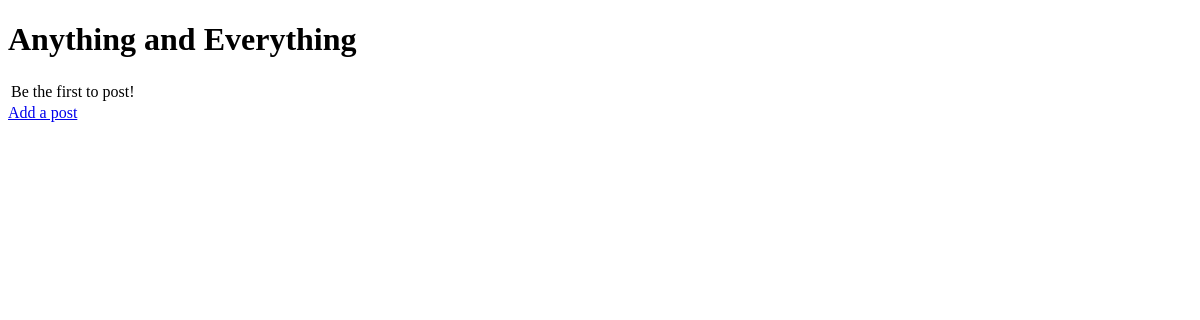
The app's page /, older data.
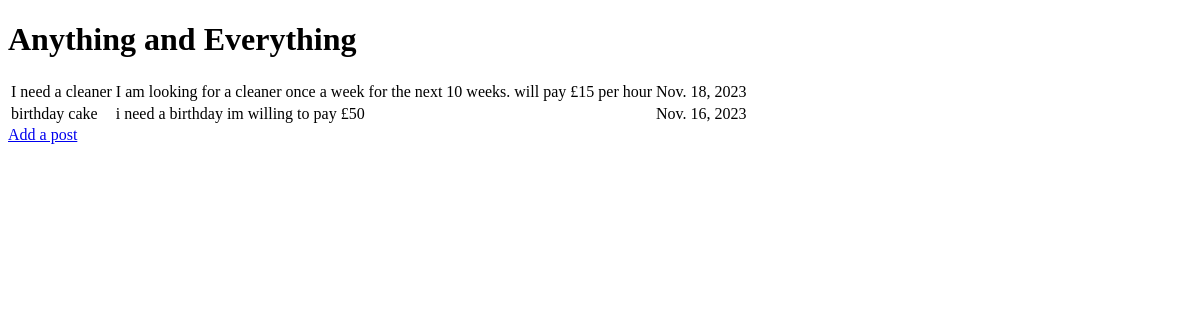
The same page, newer data.
### myaande/models.py (models this page shows, shortened)
class Post(models.Model):
    title = models.CharField(max_length=30, null=False, blank=False)
    description = models.CharField(max_length=100, null=False, blank=False)
    dateposted = models.DateField()

### myaande/views.py (the view)
# urls.py: path('', get_myaande, name='seeposts'),
def get_myaande(request):
    posts = Post.objects.all()
    collection = {
        'posts': posts
    }
    return render(request, 'myaande/aande.html', collection)

### myaande/templates/myaande/aande.html (shortened to what this page needs)
<!DOCTYPE html>
<html lang="en">
<head>
</head>
<body>
    <h1>Anything and Everything</h1>
    <table>
        {% for post in posts %}
            <tr>
                <td>{{ post.title }}</td>
                <td>{{ post.description }}</td>
                <td>{{ post.dateposted }}</td>
            </tr>
        {% empty %}
        <tr><td> Be the first to post!</td></tr>
        {% endfor %}
    </table>
    <a href="/addapost">Add a post</a>
</body>
</html>

Row changes from the older to the newer data that the page shows:
added Post: title "I need a cleaner", description "I am looking for a cleaner once a week for the next 10 weeks. will pay £15 per hour", dateposted "Nov. 18, 2023"
added Post: title "birthday cake", description "i need a birthday im willing to pay £50", dateposted "Nov. 16, 2023"
Text that changed along with them:
text no longer shown: "Be the first to post!"
